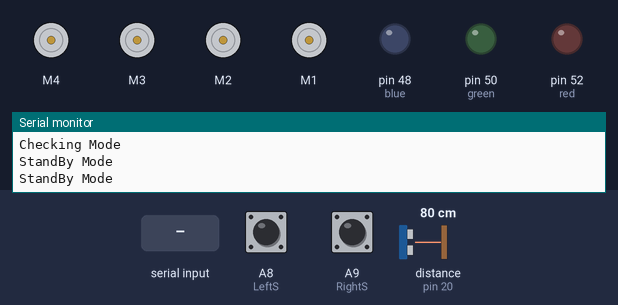
A sketch run on a simulated Arduino Mega 2560, built with avr-gcc and run on an emulated ATmega2560. On the bench: 4 × DC motor (green arrow = forward, orange = backward, longer = faster), output pins drawn as LEDs (lit = HIGH), the last lines printed to the serial monitor. The inputs (shaded band) are chosen by the test bench; at power-on: distance to the obstacle (sensor on pin 20) 80 cm, A8 (LeftS) HIGH, A9 (RightS) HIGH. The echo pulse lasts 58.3 µs per cm; random numbers use the default seed unless the sketch sets one; pins used as bus, display or sensor lines are not drawn.

Above: at 2.0 s.
2.1 s: "A" received over Serial
At 2.9 s:
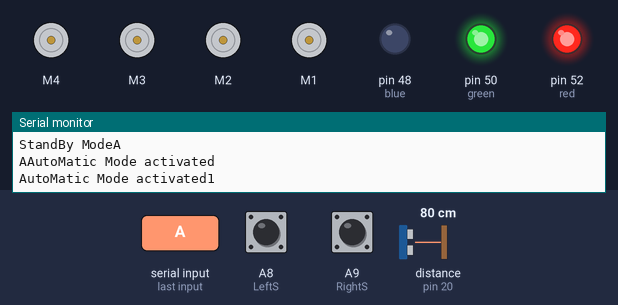
5.1 s: "M" received over Serial
At 8.0 s:
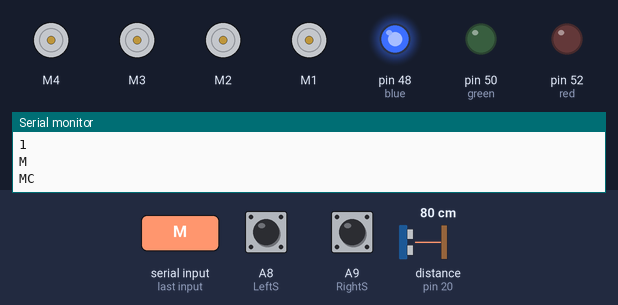
8.1 s: "C" received over Serial
At 8.9 s:
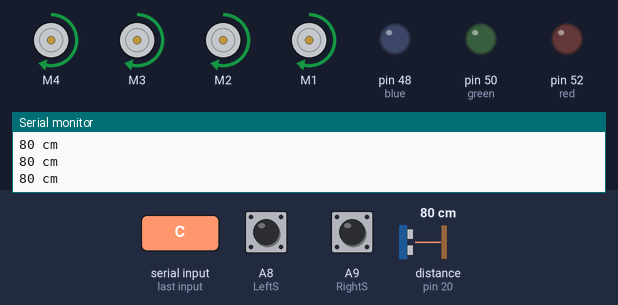
9.6 s: distance to the obstacle (sensor on pin 20) set to 16 cm
11.1 s: distance to the obstacle (sensor on pin 20) set to 13 cm
At 11.5 s:
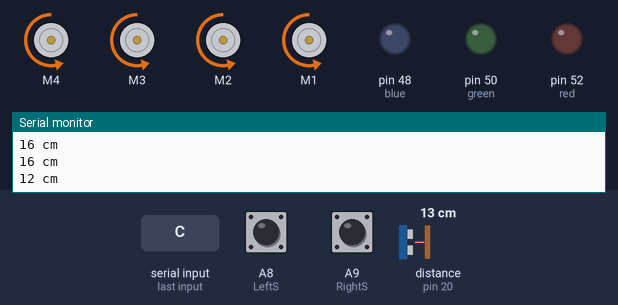
14.1 s: "A" received over Serial
At 14.46 s:
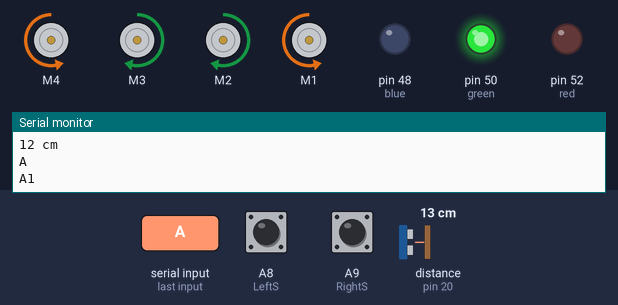
Timing chart, 0 to 18.1 s (numbered marks = the images above; inputs shaded):
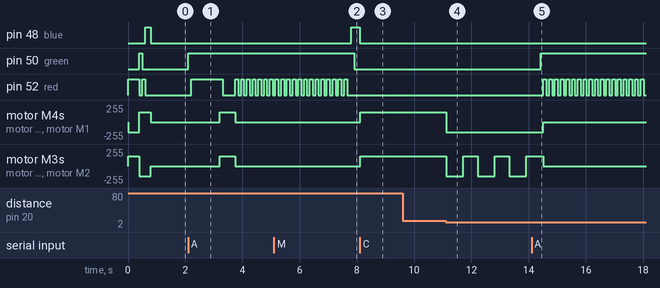

Measured:
- the behaviour switches between 15 and 14 cm on distance to the obstacle (sensor on pin 20) (found by bisection; images 3 and 4)
- after the input at 2.1 s, pin 50 (green): LOW → HIGH at once; pin 52 (red): goes HIGH 1.1 s, LOW 0.45 s, 6 × (HIGH 0.10 s, LOW 0.10 s), HIGH 0.10 s, then LOW, starting after 0.10 s; motor M4, motor M3, motor M2, motor M1: stopped → forward 150/255 after 1.1 s, → stopped 0.55 s later
- after the input at 5.1 s, pin 48 (blue): LOW → HIGH after 2.7 s; pin 50 (green): HIGH → LOW after 2.8 s
- after the input at 8.1 s, pin 48 (blue): HIGH → LOW at once; motor M4, motor M3, motor M2, motor M1: stopped → forward 150/255 at once
- after the input at 11.1 s, motor M4, motor M1: forward 150/255 → backward 150/255 at once; motor M3, motor M2: alternates forward 150/255 for 0.50 s and backward 150/255 for 0.60 s, starting at once
- after the input at 14.1 s, pin 50 (green): LOW → HIGH after 0.32 s; pin 52 (red): alternates HIGH for 0.10 s and LOW for 0.10 s, starting after 0.42 s; motor M4, motor M1: backward 150/255 → stopped after 0.42 s

The sketch:

SMRCode.ino
```cpp
#include <AFMotor.h> // motor shield lib
#include <SoftwareSerial.h> // import the serial lib
//ulraSonic define pins
#define trigPin 21 //read ulrasonic wave from this pin
#define echoPin 20 // send echo send


AF_DCMotor motor2(2,MOTOR12_64KHZ); // create motor #2, 64KHz pwm
AF_DCMotor motor1(1,MOTOR12_64KHZ);// create motor #1, 64KHz pwm
AF_DCMotor motor3(3,MOTOR34_64KHZ);// create motor #3, 64KHz pwm
AF_DCMotor motor4(4,MOTOR34_64KHZ);// create motor #4, 64KHz pwm
int LeftS=A8; // left IR sensor
int RightS=A9; // Right IR Sensor

int LS = 0; // left IR sensor variable to 0
int RS = 0; // right IR sensor variable to 0

int counter = 0; //counter to check did the both sensor came across straight line

int red = 52; // red led
int blue = 48; // blue led
int green = 50; // green led

char incomingByte; // declare incoming byt variable
char Mode; // declare mode selection variable

 int distance; // declare distance var
  int counter1 ; // counter1 var
void setup() {

Serial.begin(9600); // serial monitor for Blutooth chip


pinMode(LeftS,INPUT); // left sensor as input
pinMode(RightS,INPUT); // right sensor as input

pinMode(red,OUTPUT); //red light as output
pinMode(blue,OUTPUT); // and so on ...
pinMode(green,OUTPUT);

   motor4.setSpeed(150);  // set the speed of motor
   motor3.setSpeed(150);  // speed to 200 pwn
  motor2.setSpeed(150);
  motor1.setSpeed(150); // set the speed to 200/255
  // Check motor and outher output connected
  Check_System() ;
  // check complete
Serial.println("Motor Check Complete");
Serial.write("Motor Check Complete!");
Serial.println();
Serial.println("Checking Mode");
Serial.write("Checking Mode");
 Serial.println();
 Serial.println("StandBy Mode");
  Serial.write("StandBy Mode");

  pinMode(trigPin, OUTPUT); // define pin
  pinMode(echoPin, INPUT); //...
}

void loop() {
  if (Serial.available() ) // check if serial has any bit coming through
  {
    incomingByte = Serial.read(); // put the value in varaible because the serial comes in ascii change it into integer
    Serial.println(incomingByte); Serial.write(incomingByte); // print the feedback to serial comunication!
    if (incomingByte == 'A') // if Serial or bluetooth recieves A then put that in Mode var
    {
      Mode = 'A'; // Assign 'A' to Mode
    }
    else if (incomingByte == 'M') // Same thing M as Manual
    {
      Mode = 'M'; // so on ...
    }
    else if (incomingByte == 'C')
    {
      Mode = 'C';
    }
    else if (incomingByte == 'S')
    {
      Mode = 'S';
    }
  //  Serial.println(incomingByte); // debug
  }
LS = digitalRead(LeftS); // read the value from sensor as 0 and 1s
RS = digitalRead(RightS); // put them in assigned variable
//Serial.println(LS); // print left sensor value for troubleshooting

if (Mode == 'A') // if Mode var is A then go Automatic
{
  digitalWrite(blue,LOW);// send the feed back to leds to show user that Robot is going in Automatic Mode
  digitalWrite(red,LOW);
digitalWrite(green,HIGH);

  if (counter1 == 0) // counter for making sure this print only apear once
  {
  Serial.println("AutoMatic Mode activated"); //Show user that Byte is recieved and process to go in Automatic mode
   Serial.write("AutoMatic Mode activated");
  counter1++; // counter1 var ++ increase it by one
  }
  AutoMovement(); // then call Automatic Funcition
  delay (50); // delay of 50 just in case
}
else if (Mode == 'M') // if Mode is M then go manuel
{
  digitalWrite(blue,HIGH); // show the feed back with LED
  delay(100);
  digitalWrite(blue,LOW);
  digitalWrite(red,LOW);
digitalWrite(green,LOW);
   if (counter1 == 0) // make sure this feedback print once
  {
  Serial.println("Manual Mode activated"); // show it on the terminal for debug and let user know that Robot went in Manuel Mode
  counter1++;
  }

  if (incomingByte == 'F') // if user command it F then move Forward
  {
     Serial.println("Moving Forward"); // give feedback
    Forward(); // move it Forward
    delay(100); // delay of 100 ms

  }
   if (incomingByte == 'R') // if condition for turning right
  {
     Serial.println("Turning Right"); // show feed back

    Right();
     delay(100);

  }
  if (incomingByte == 'L') //if condition for turning left
  {
      Serial.println("Turning Left");
    Left();
     delay(100);

  }
   if (incomingByte == 'B') //if condition for turning back
  {
      Serial.println("Moving Backward");
   Backward();
    delay(100);


  }
  if (incomingByte == 'K') // tell the robot to stop!
  {
    Serial.println("Stop!");
 motor4.run(RELEASE);
  motor3.run(RELEASE);
motor2.run(RELEASE);
 motor1.run(RELEASE);
  delay (100);

  }
   incomingByte = 9;
}
else if (Mode == 'C')
{
 distance = Collision_system();
  if (distance > 15)
  {
    Forward();
  }
  else if(distance < 15)
  {
    Backward();
    delay ( 600);
    int random_value = random(1,2);
   if (random_value == 1)
   {
    Right();
    delay(500);
    random_value = 0;
   }
   else if (random_value==2)
   {
    Left();
    delay(500);
    random_value = 0;
   }
   else if (distance < 8)
   {
    Serial.println("Stop!");
 motor4.run(RELEASE);
  motor3.run(RELEASE);
motor2.run(RELEASE);
 motor1.run(RELEASE);
   }

  }
}
else if (Mode == 'S')
{
  counter1 = 0;
  counter = 0;
   motor4.run(RELEASE);
  motor3.run(RELEASE);
motor2.run(RELEASE);
 motor1.run(RELEASE);
}


}


// Motion functions >>
int Forward()
{

    motor4.run(FORWARD);      // turn it on going forward
  motor3.run(FORWARD);
motor2.run(FORWARD);      // turn it on going forward
 motor1.run(FORWARD);

  incomingByte = 9;
}
int Right()
{
   motor4.run(BACKWARD);      // turn it on going forward
  motor3.run(FORWARD);
motor2.run(FORWARD);      // turn it on going forward
 motor1.run(BACKWARD);

  incomingByte = 9;
}

int Left ()
{
   motor4.run(FORWARD);      // turn it on going forward
  motor3.run(BACKWARD); // turn it on going backward
motor2.run(BACKWARD);      // turn it on going forward
 motor1.run(FORWARD);

  incomingByte = 9;
}

int Backward()
{
    motor4.run(BACKWARD);      // turn it on going forward
  motor3.run(BACKWARD); // turn it on going backward
motor2.run(BACKWARD);      // turn it on going forward
 motor1.run(BACKWARD);

  incomingByte = 9;
}
int Stop()
{
  motor4.run(RELEASE);
  motor3.run(RELEASE);
motor2.run(RELEASE);
 motor1.run(RELEASE);
 incomingByte = 9;
}

// automode movement and algrothems
int AutoMovement ()
{
  LS = digitalRead(LeftS); // read the value from sensor as 0 and 1s
RS = digitalRead(RightS); // put them in assigned variable
Serial.println(LS); // print left sensor value for troubleshooting


if ( LS == 0  && RS == 0) //if both sensor read no black line then keep going straight
{
     motor4.run(FORWARD);      // turn it on going forward
  motor3.run(FORWARD);
motor2.run(FORWARD);      // turn it on going forward
 motor1.run(FORWARD);
}
if (LS == 1 && RS == 0) // if the left sensor detects line the turn left
{
   motor4.run(FORWARD);      // turn it on going forward
  motor3.run(BACKWARD); // turn it on going backward
motor2.run(BACKWARD);      // turn it on going forward
 motor1.run(FORWARD);
}

if (LS == 0 && RS == 1) // if right sensor detects line the turn right
{
   motor4.run(BACKWARD);      // turn it on going forward
  motor3.run(FORWARD);
motor2.run(FORWARD);      // turn it on going forward
 motor1.run(BACKWARD);
}
if (LS == 1 && RS == 1) // if both sensor detects line then counter ++
{
  counter++;
  delay (100);
}
if (counter == 1) //if counter is one then stop the motors and turn on the red light to show that robot has detected straight line
{
  motor4.run(RELEASE);      // turn it on going forward
  motor3.run(RELEASE);
motor2.run(RELEASE);      // turn it on going forward
 motor1.run(RELEASE);

digitalWrite(red,HIGH);

 delay (1000);
  motor4.run(FORWARD);      // turn it on going forward
  motor3.run(FORWARD);
motor2.run(FORWARD);      // turn it on going forward
 motor1.run(FORWARD);
 delay(100);

 digitalWrite(red,LOW);
 counter++;
}

if (counter > 4) // if sensor detects straight line 4 times then stop the robot and show that it has came to the end
{
  motor4.run(RELEASE);      // turn it on going forward
  motor3.run(RELEASE);
motor2.run(RELEASE);      // turn it on going forward
 motor1.run(RELEASE);
for (int x = 0; x < 20 ; x++)
{
digitalWrite(red,HIGH);
 delay ( 100);
 digitalWrite(red,LOW);
 delay ( 100);
}

}
 // refresh the program every 1 ms

}
 // collision system functions

int Collision_system()
{
   long duration, distance;
  digitalWrite(trigPin, LOW);  // Added this line
  delayMicroseconds(2); // Added this line
  digitalWrite(trigPin, HIGH);
  delayMicroseconds(10); // Added this line
  digitalWrite(trigPin, LOW);
  duration = pulseIn(echoPin, HIGH);
  distance = (duration/2) / 29.1;
  if (distance >= 200 || distance <= 0){
    Serial.println("Out of range");
  }
  else {
    Serial.print(distance);
    Serial.println(" cm");
    return distance;
  }

}

int Check_System()
{
  Right();
   digitalWrite(blue,LOW);
  digitalWrite(red,HIGH);
digitalWrite(green,LOW);
  delay (400);
  Left();
  digitalWrite(blue,LOW);
  digitalWrite(red,LOW);
digitalWrite(green,HIGH);
delay (100);
 digitalWrite(blue,LOW);
  digitalWrite(red,HIGH);
digitalWrite(green,LOW);
delay (100);
 digitalWrite(blue,HIGH);
  digitalWrite(red,LOW);
digitalWrite(green,LOW);
  delay (200);
  Stop();
 digitalWrite(blue,LOW);
  digitalWrite(red,LOW);
digitalWrite(green,LOW);

}
```
